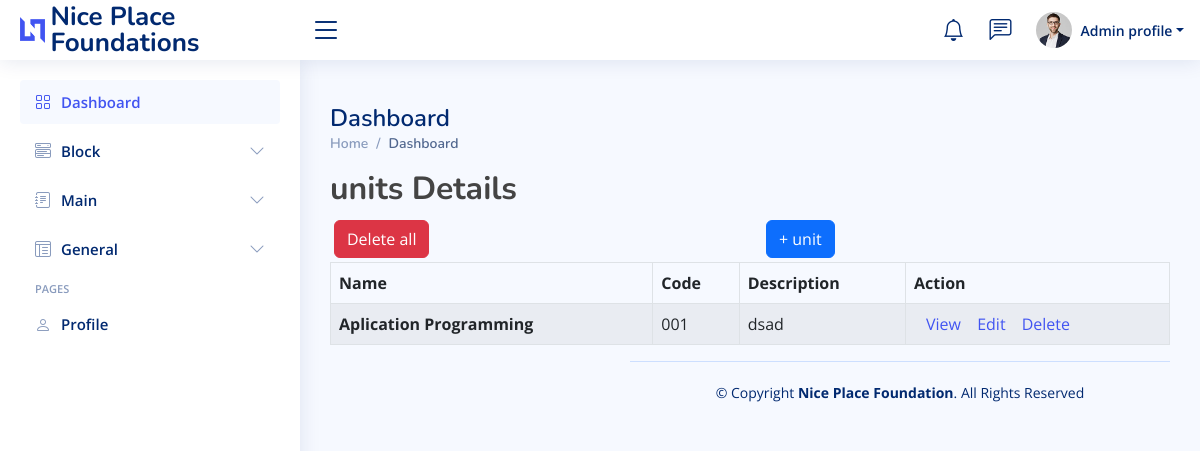
Before: /home/subjects_detail/ with the older database file.
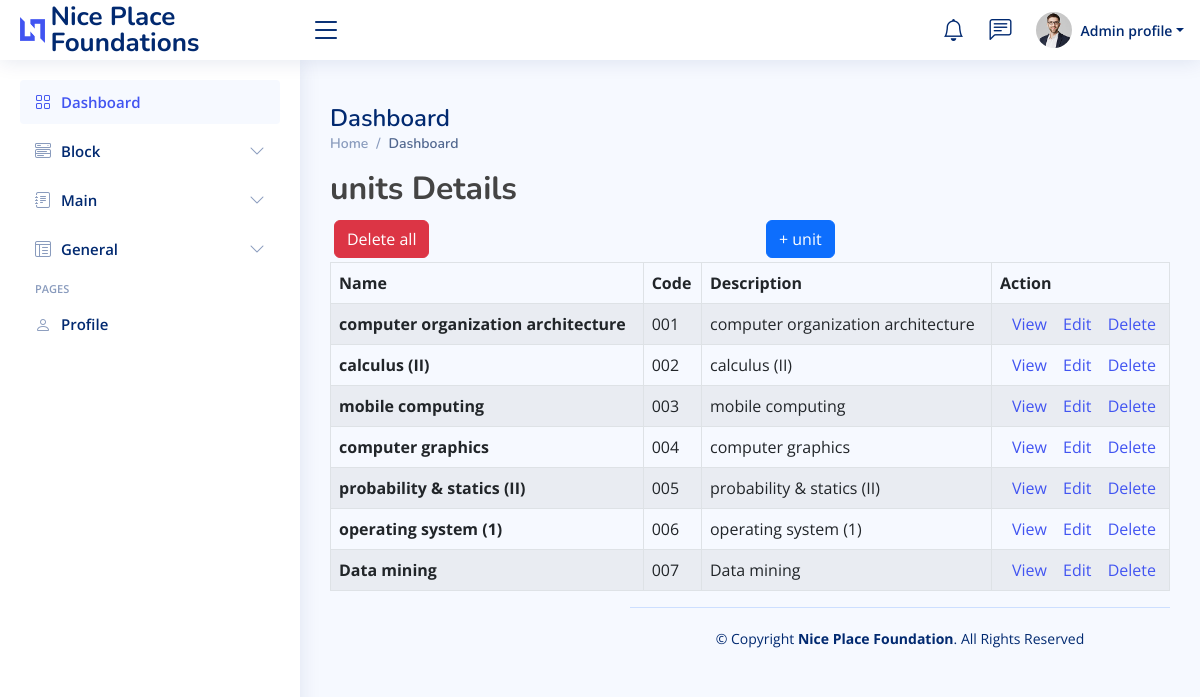
After: the same page with the newer database file.
### app/models.py (models this page shows, shortened)
class Subject(models.Model):
    name = models.CharField(max_length=255)
    code = models.CharField(max_length=20)
    description = models.TextField()

### app/subject_views.py (the view)
# urls.py: path('subjects_detail/', subject_views.subjects_detail, name='subjects_detail'),
def subjects_detail(request):
    subjects = Subject.objects.all()
    context = {
        'subjects' : subjects
    }
    return render(request, 'Dashboard/subjects_detail.html', context)

### app/templates/Dashboard/subjects_detail.html (shortened to what this page needs)
{% extends "Dashboard/base.html" %}
{% load bootstrap5 %}
{% block content %}
<div class="container-xl">
  <div class="table-responsive">
      <div class="table-wrapper">
          <div class="table-title">
              <div class="row">
                  <div class="col-sm-8"><h2><b>units</b> <b>Details</b></h2></div>
              </div>
          </div>
          <div class="row">
            <div class="col m-1">
                <button type="submit" class="btn btn-danger"><a style="color:white;" href="{% url 'subjects_delete' %}">Delete all</a></button>
            </div>
            <div class="col m-1">
               <a href="{% url 'subject_create' %}"> <button type="submit" class="btn btn-primary">+ unit</button></a>
            </div>
          </div>
          <table class="table table-striped table-hover table-bordered">
              <thead>
                  <tr>
                      <th scope="col">Name</th>
                      <th scope="col">Code</th>
                      <th scope="col">Description</th>
                      <th scope="col"> Action</th>
                  </tr>
              </thead>
              <tbody>
                {% for subject in  subjects  %}
                <tr>
                  <th>{{ subject.name}}</th>
                  <td scope="row">{{ subject.code }}</td>
                  <td scope="col">{{ subject.description }}</td>
                  <td>
                    <a href="{% url 'subject_detail' subject.pk %}" class="view" title="View" data-toggle="tooltip"><i class="material-icons">&#xE417;</i>View</a>
                    <a href="{% url 'subject_update' subject.pk %}" class="edit" title="Edit" data-toggle="tooltip"><i class="material-icons">&#xE254;</i>Edit</a>
                    <a href="{% url 'subject_delete' subject.pk %}" class="delete" title="Edit" data-toggle="tooltip"><i class="material-icons">&#xE517;</i>Delete</a>
             </td>
                </tr>
                {% endfor %}
              </tbody>
          </table>
      </div>
  </div>
</div>
{% endblock content %}

### app/templates/Dashboard/base.html (shortened to what this page needs)
<!DOCTYPE html>
{% load static %}
{% load bootstrap5 %}
<html lang="en">
<head>
  <link href="{% static 'vendor/bootstrap/css/bootstrap.min.css' %}" rel="stylesheet">
  <link href="{% static 'vendor/bootstrap-icons/bootstrap-icons.css' %}" rel="stylesheet">
  <link href="{% static 'vendor/boxicons/css/boxicons.min.css' %}" rel="stylesheet">
  <link href="{% static 'vendor/quill/quill.snow.css' %}" rel="stylesheet">
  <link href="{% static 'vendor/quill/quill.bubble.css' %}" rel="stylesheet">
  <link href="{% static 'vendor/remixicon/remixicon.css' %}" rel="stylesheet">
  <link href="{% static 'vendor/simple-datatables/style.css' %}" rel="stylesheet">
  <link href="{% static 'css/style.css' %}" rel="stylesheet">
</head>
<body>
  <header id="header" class="header fixed-top d-flex align-items-center">
    <div class="d-flex align-items-center justify-content-between">
      <a href="{% url 'index' %}" class="logo d-flex align-items-center">
        <img src="{% static 'img/logo.png'  %}" alt="">
        <span class="d-none d-lg-block">Nice Place Foundations</span>
      </a>
      <i class="bi bi-list toggle-sidebar-btn"></i>
    </div>
    <nav class="header-nav ms-auto">
      <ul class="d-flex align-items-center">
        <li class="nav-item dropdown">
          <a class="nav-link nav-icon" href="#" data-bs-toggle="dropdown">
            <i class="bi bi-bell"></i>
          </a>
        </li>
        <li class="nav-item dropdown">
          <a class="nav-link nav-icon" href="#" data-bs-toggle="dropdown">
            <i class="bi bi-chat-left-text"></i>
          </a>
        </li>
        <li class="nav-item dropdown pe-3">
          <a class="nav-link nav-profile d-flex align-items-center pe-0" href="#" data-bs-toggle="dropdown">
            <img src="{% static 'img/profile-img.jpg'   %}" alt="Profile" class="rounded-circle">
            <span class="d-none d-md-block dropdown-toggle ps-2">Admin profile</span>
          </a>
        </li>
      </ul>
    </nav>
  </header>
  <aside id="sidebar" class="sidebar">
    <ul class="sidebar-nav" id="sidebar-nav">
      <li class="nav-item">
        <a class="nav-link " href="{% url 'index' %}">
          <i class="bi bi-grid"></i>
          <span>Dashboard</span>
        </a>
      </li>
      <li class="nav-item">
        <a class="nav-link collapsed" data-bs-target="#components-nav" data-bs-toggle="collapse" href="#">
          <i class="bi bi-menu-button-wide"></i><span>Block</span><i class="bi bi-chevron-down ms-auto"></i>
        </a>
      </li>
      <li class="nav-item">
        <a class="nav-link collapsed" data-bs-target="#forms-nav" data-bs-toggle="collapse" href="#">
          <i class="bi bi-journal-text"></i><span>Main</span><i class="bi bi-chevron-down ms-auto"></i>
        </a>
      </li>
      <li class="nav-item">
        <a class="nav-link collapsed" data-bs-target="#tables-nav" data-bs-toggle="collapse" href="#">
          <i class="bi bi-layout-text-window-reverse"></i><span>General</span><i class="bi bi-chevron-down ms-auto"></i>
        </a>
      </li>
      <li class="nav-heading">Pages</li>
      <li class="nav-item">
        <a class="nav-link collapsed" href="">
          <i class="bi bi-person"></i>
          <span>Profile</span>
        </a>
      </li>
    </ul>
  </aside>
                                           END SIDE BAR
<main id="main" class="main">
  <div class="pagetitle">
    <h1>Dashboard</h1>
    <nav>
      <ol class="breadcrumb">
        <li class="breadcrumb-item"><a href="{% url 'index' %}">Home</a></li>
        <li class="breadcrumb-item active">Dashboard</li>
      </ol>
    </nav>
  </div>
  <section class="section dashboard">
    <div class="row">
        {% block content %}
        {% endblock content %}
     </div>
    </section>
  <footer id="footer" class="footer">
    <div class="copyright">
      &copy; Copyright <strong><span>Nice Place Foundation</span></strong>. All Rights Reserved
    </div>
  </footer>
</body>
</html>

### static/css/style.css (style rules this page uses)
:root { scroll-behavior: smooth; }
body { font-family: "Open Sans", sans-serif; background: #f6f9ff; color: #444444; }
a { color: #4154f1; text-decoration: none; }
h1, h2, h3, h4, h5, h6 { font-family: "Nunito", sans-serif; }
#main { margin-top: 60px; padding: 20px 30px; transition: all 0.3s; }
.pagetitle { margin-bottom: 10px; }
.pagetitle h1 { font-size: 24px; margin-bottom: 0; font-weight: 600; color: #012970; }
.breadcrumb { font-size: 14px; font-family: "Nunito", sans-serif; color: #899bbd; font-weight: 600; }
.breadcrumb a { color: #899bbd; transition: 0.3s; }
.breadcrumb .breadcrumb-item::before { color: #899bbd; }
.breadcrumb .active { color: #51678f; font-weight: 600; }
.logo { line-height: 1; }
@media (min-width: 1200px) { .logo { width: 280px; } }
.logo img { max-height: 26px; margin-right: 6px; }
.logo span { font-size: 26px; font-weight: 700; color: #012970; font-family: "Nunito", sans-serif; }
.header { transition: all 0.5s; z-index: 997; height: 60px; box-shadow: 0px 2px 20px rgba(1, 41, 112, 0.1); background-color: #fff; padding-left: 20px; }
.header .toggle-sidebar-btn { font-size: 32px; padding-left: 10px; cursor: pointer; color: #012970; }
.header-nav ul { list-style: none; }
.header-nav>ul { margin: 0; padding: 0; }
.header-nav .nav-icon { font-size: 22px; color: #012970; margin-right: 25px; position: relative; }
.header-nav .nav-profile { color: #012970; }
.header-nav .nav-profile img { max-height: 36px; }
.header-nav .nav-profile span { font-size: 14px; font-weight: 600; }
.sidebar { position: fixed; top: 60px; left: 0; bottom: 0; width: 300px; z-index: 996; transition: all 0.3s; padding: 20px; overflow-y: auto; scrollbar-width: thin; scrollbar-color: #aab7cf transparent; box-shadow: 0px 0px 20px rgba(1, 41, 112, 0.1); background-color: #fff; }
@media (min-width: 1200px) { #main, #footer { margin-left: 300px; } }
.sidebar-nav { padding: 0; margin: 0; list-style: none; }
.sidebar-nav li { padding: 0; margin: 0; list-style: none; }
.sidebar-nav .nav-item { margin-bottom: 5px; }
.sidebar-nav .nav-heading { font-size: 11px; text-transform: uppercase; color: #899bbd; font-weight: 600; margin: 10px 0 5px 15px; }
.sidebar-nav .nav-link { display: flex; align-items: center; font-size: 15px; font-weight: 600; color: #4154f1; transition: 0.3; background: #f6f9ff; padding: 10px 15px; border-radius: 4px; }
.sidebar-nav .nav-link i { font-size: 16px; margin-right: 10px; color: #4154f1; }
.sidebar-nav .nav-link.collapsed { color: #012970; background: #fff; }
.sidebar-nav .nav-link.collapsed i { color: #899bbd; }
.sidebar-nav .nav-link .bi-chevron-down { margin-right: 0; transition: transform 0.2s ease-in-out; }
.footer { padding: 20px 0; font-size: 14px; transition: all 0.3s; border-top: 1px solid #cddfff; }
.footer .copyright { text-align: center; color: #012970; }

Changed rows visible on the page:
changed Subject: name "Aplication Programming" → "computer organization architecture"; description "dsad" → "computer organization architecture"
added Subject: name "calculus (II)", code "002", description "calculus (II)"
added Subject: name "mobile computing", code "003", description "mobile computing"
added Subject: name "computer graphics", code "004", description "computer graphics"
added Subject: name "probability & statics (II)", code "005", description "probability & statics (II)"
added Subject: name "operating system (1)", code "006", description "operating system (1)"
added Subject: name "Data mining", code "007", description "Data mining"
